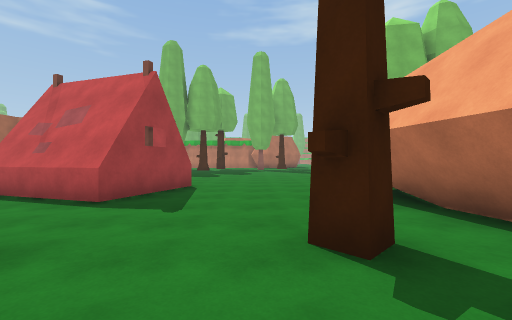
View 1 (above)

24 first-person views from a walk through a scene from a Unity 3-D project. The camera is 1.4 m above the floor, looks level and sees 90° across. The floor is counted in squares, 2 m on a side. Each view is taken from the middle of a square. On the plan, view 1 faces up. The plan holds only what a view shows up to about 9 squares ahead; the rest is blank. The place goes on beyond the plan. The player character is not drawn. Some animated figures are left out. Surface patterns are stand-ins for the level's own textures.

View 2
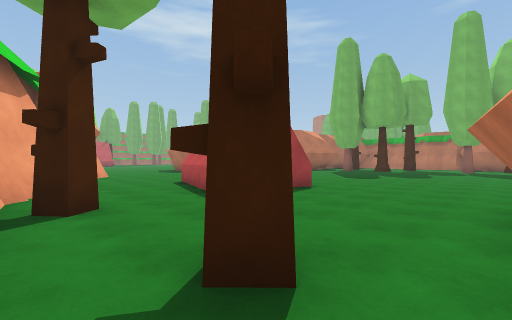

View 3
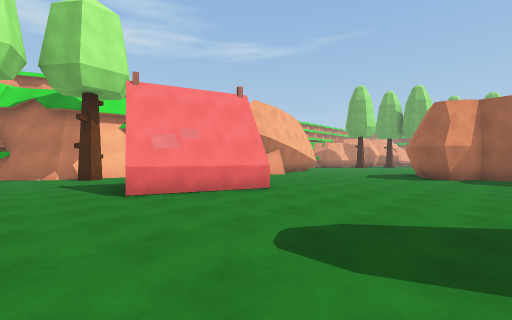

View 4
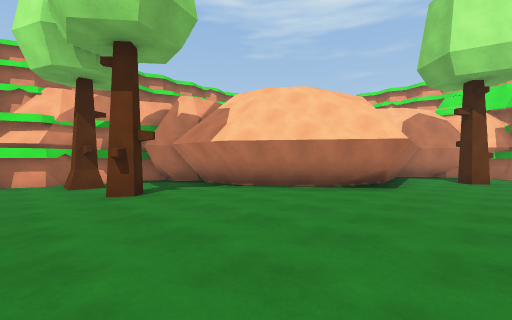

View 5
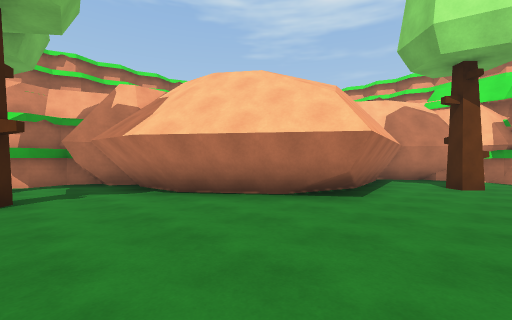

View 6
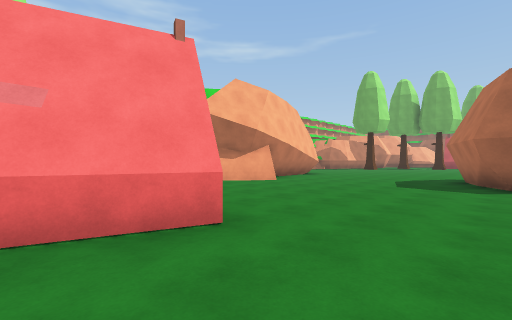

View 7
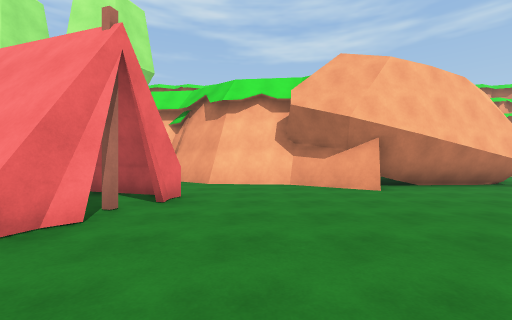

View 8
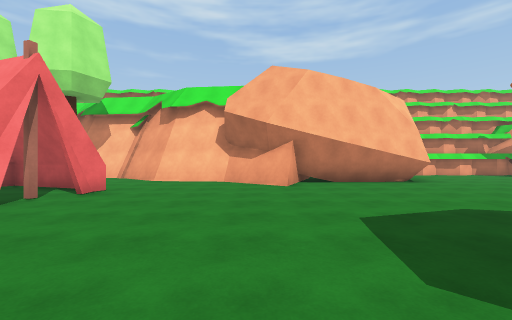

View 9
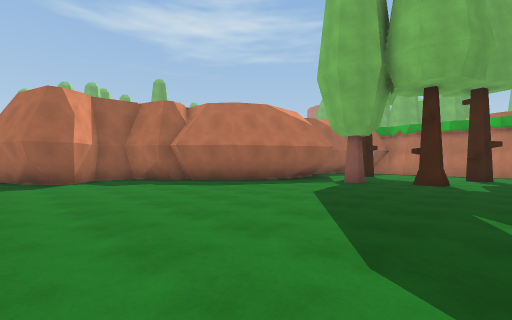

View 10
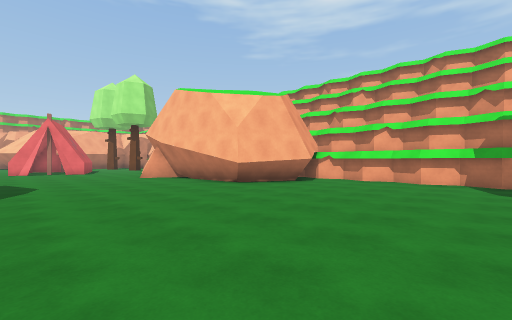

View 11
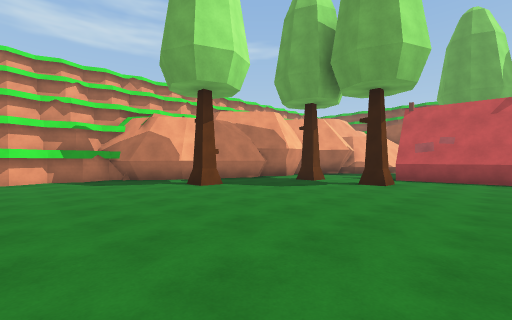

View 12
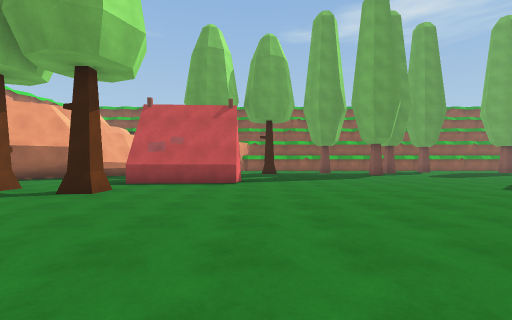

View 13
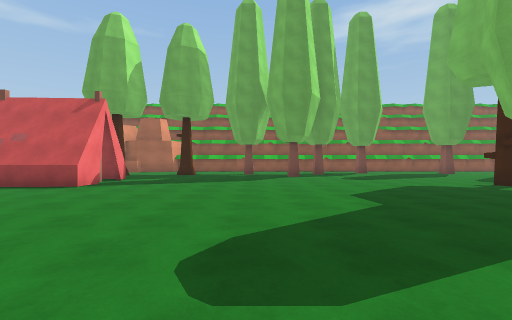

View 14
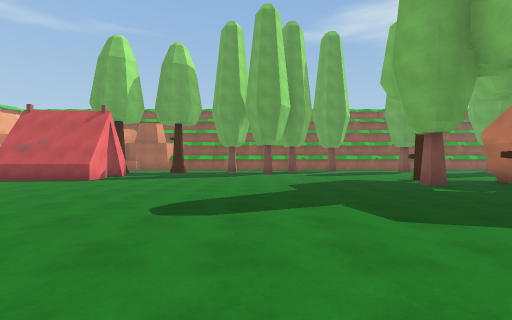

View 15
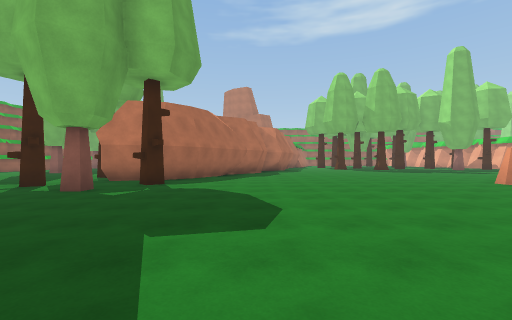

View 16
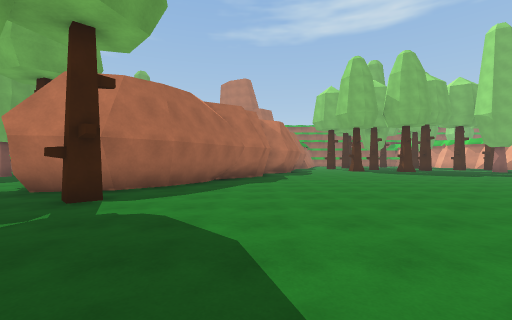

View 17
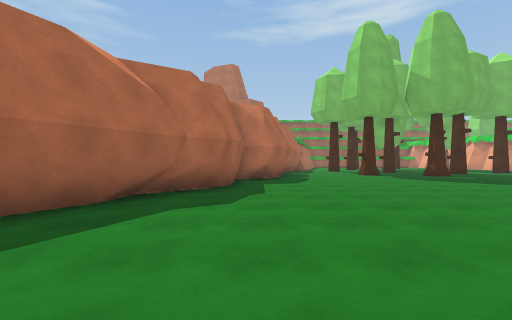

View 18
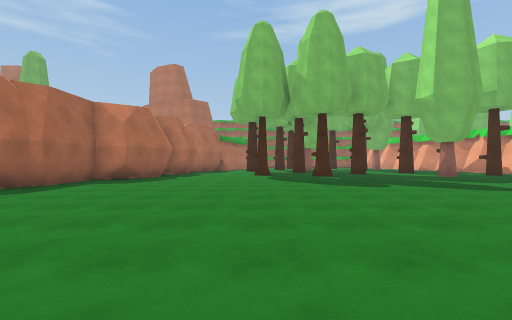

View 19
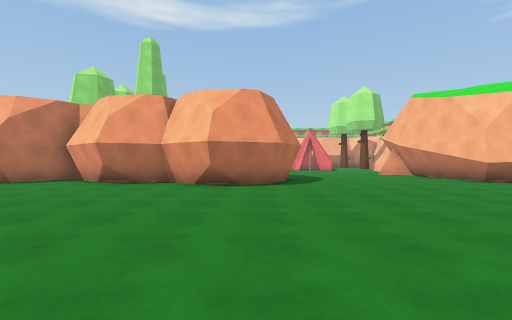

View 20
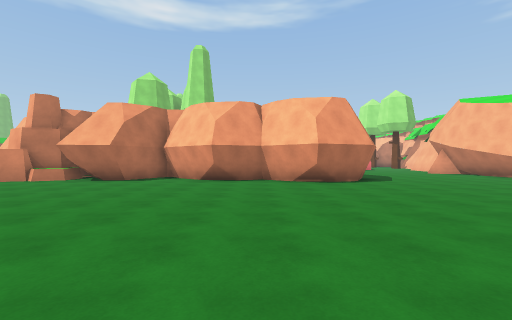

View 21
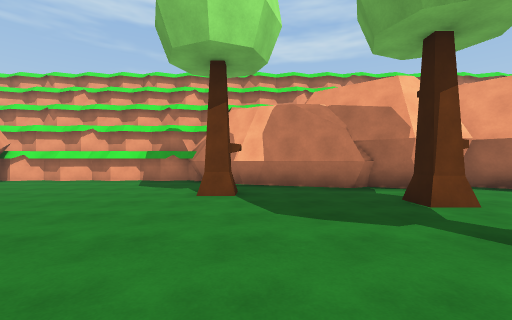

View 22
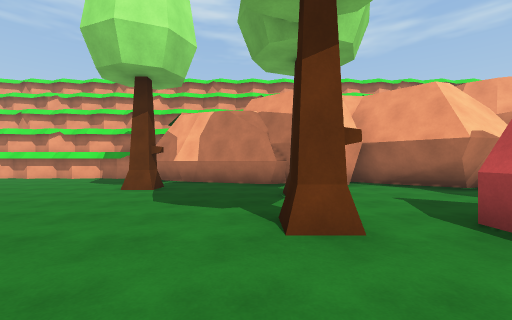

View 23
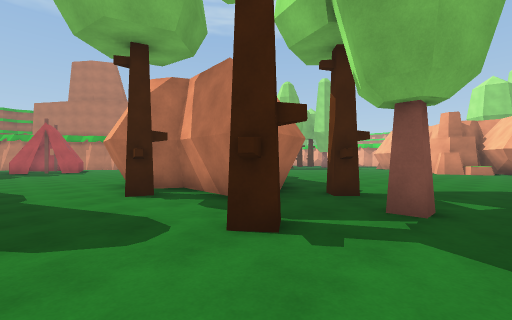

View 24
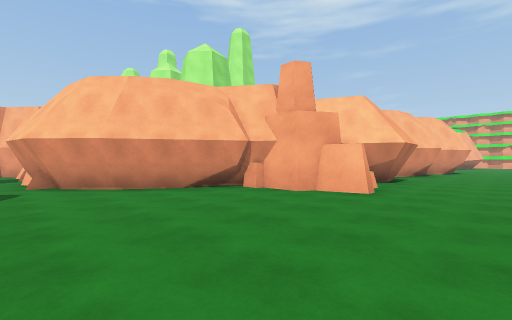

### Floor plan
Key: @ floor where view 1 was taken; # wall or solid block; . floor; T tree; E tent; R rock; O other object.
Columns run from 30 left of view 1 to 9 right of it. Each row starts with its distance up from view 1.
 30 ...     ##.............
 29 ....    #..............
 28 ....    #.............
 27 ...    ##................
 26 ..##  ##............#####
 25 ...#  #.............#
 24 ..T####............##
 23 ...###............##
 22 .................##
 21 ..T..T..........R
 20 ....T...........R          T.
 19 ................#        ....
 18 ................##       .#..
 17 .................#    ##.T...
 16 .................#    #......
 15 ................##   ##......
 14 ................#   ##.......
 13 ................# ###........  ..
 12 ...............####....................#
 11 ...............## #....................#
 10 ...............#####...............TT.##
  9 OOO.............###....................#
  8   OO.....................EE........#####
  7   OO.....................EEEE.....##
  6  OOO.....................E. E...###
  5  ........................EEEE...##
  4  ...#...............#......E ...##
  3 #.......#.......######...........#
  2 ##.##..........##    #####..T..T.#
  1  #######.......##        ####....#
  0        ###......#           ##@.##
 -1          ########            ####

Positions as (right, up) in squares from view 1, and headings:
1: (0, 0), facing up
2: (2, 1), facing up-left
3: (0, 12), facing down-left
4: (0, 12), facing down-right
5: (0, 10), facing down-right
6: (-3, 10), facing down-left
7: (-7, 10), facing down
8: (-9, 11), facing down
9: (-2, 9), facing up-left
10: (-20, 8), facing down-right
11: (-18, 9), facing down-left
12: (-20, 10), facing left
13: (-21, 14), facing left
14: (-19, 15), facing left
15: (-22, 14), facing up
16: (-22, 17), facing up
17: (-21, 21), facing up
18: (-16, 21), facing up
19: (-22, 10), facing right
20: (-23, 13), facing right
21: (-23, 8), facing down
22: (-25, 9), facing down
23: (-30, 19), facing up-right
24: (-17, 27), facing down-right
